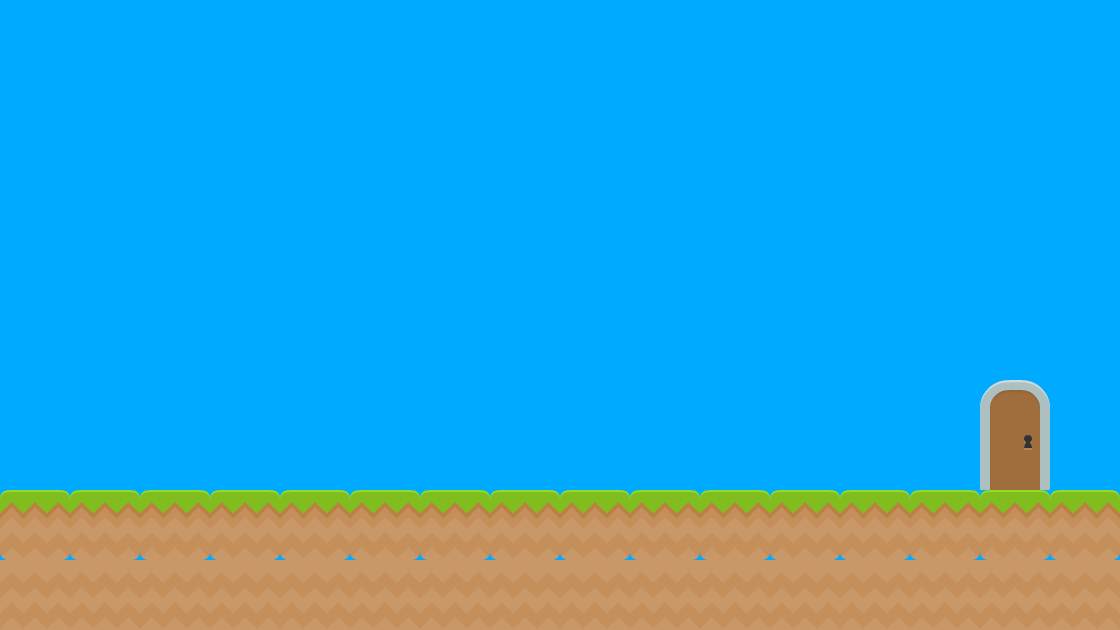

Below is a game level as drawn by its tile map, then a one-line description and the .tmx that defines it (tile-layer data replaced by summaries):
An orthogonal 16x9 tile map with 70x70 px tiles, 1 tile layer (Tile Layer 1), 2 tilesets.

<map version="1.0" orientation="orthogonal" width="16" height="9" tilewidth="70" tileheight="70" backgroundcolor="#00aaff">
 <tileset firstgid="1" name="background-tiles" tilewidth="70" tileheight="70">
  <image source="../img/background-tiles.png" width="910" height="910" />
 </tileset>
 <tileset firstgid="170" name="player1-spritesheet" tilewidth="70" tileheight="70">
  <image source="../img/player1-spritesheet.png" width="360" height="360" />
 </tileset>
 <layer name="Tile Layer 1" width="16" height="9">
  <data>[144 cells, 34 non-empty, 4 distinct tile ids]</data>
 </layer>
</map>
